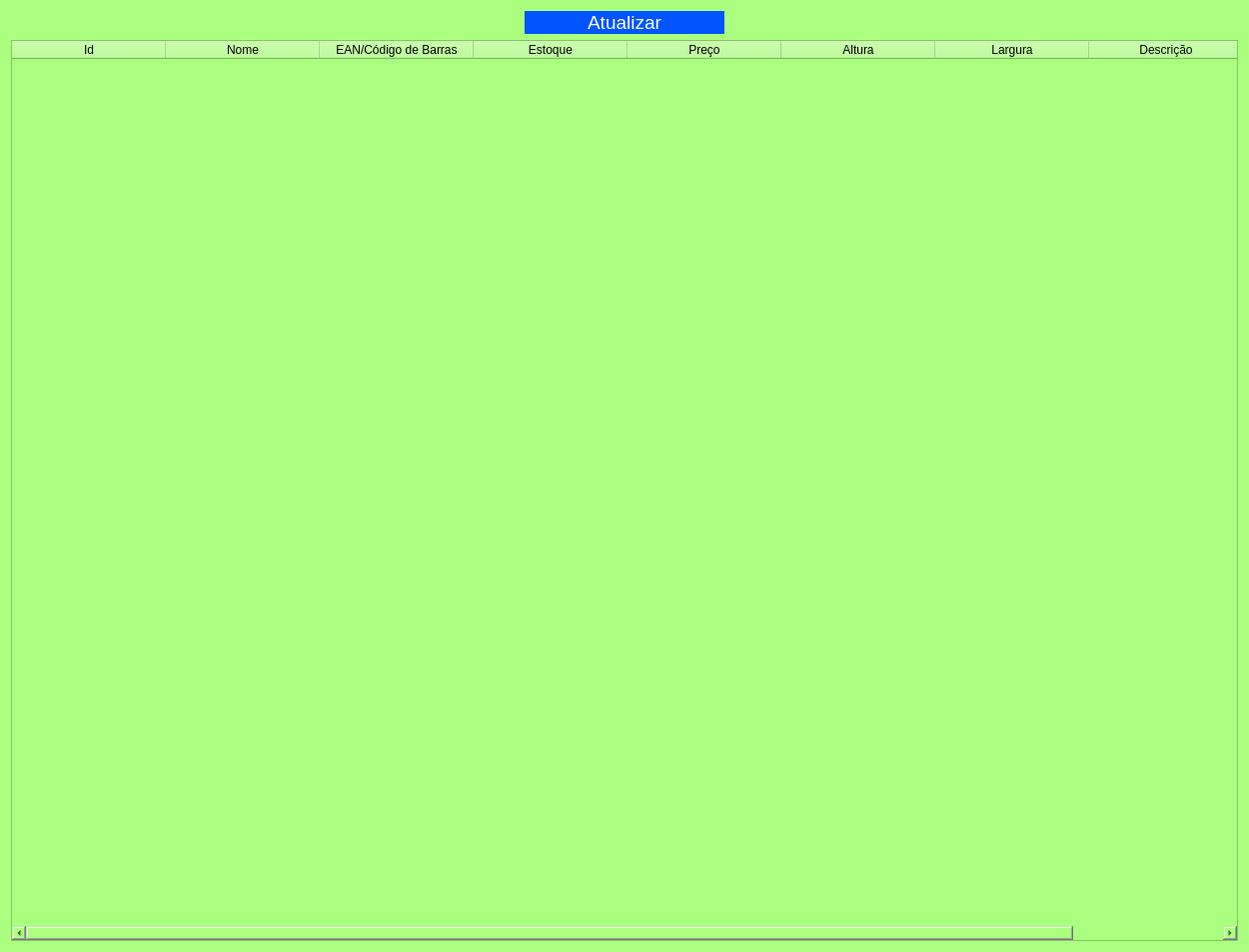
<?xml version="1.0" encoding="UTF-8"?>
<ui version="4.0">
 <class>Form</class>
 <widget class="QWidget" name="Form">
  <property name="enabled">
   <bool>true</bool>
  </property>
  <property name="geometry">
   <rect>
    <x>0</x>
    <y>0</y>
    <width>1250</width>
    <height>953</height>
   </rect>
  </property>
  <property name="minimumSize">
   <size>
    <width>1250</width>
    <height>800</height>
   </size>
  </property>
  <property name="windowTitle">
   <string>Estoque</string>
  </property>
  <property name="autoFillBackground">
   <bool>false</bool>
  </property>
  <property name="styleSheet">
   <string notr="true">background-color: rgb(170, 255, 127);
background-position: center;</string>
  </property>
  <layout class="QVBoxLayout" name="verticalLayout">
   <item>
    <layout class="QHBoxLayout" name="horizontalLayout">
     <property name="sizeConstraint">
      <enum>QLayout::SetDefaultConstraint</enum>
     </property>
     <property name="leftMargin">
      <number>0</number>
     </property>
     <property name="topMargin">
      <number>0</number>
     </property>
     <item>
      <widget class="QPushButton" name="pushButton">
       <property name="sizePolicy">
        <sizepolicy hsizetype="Fixed" vsizetype="Fixed">
         <horstretch>0</horstretch>
         <verstretch>0</verstretch>
        </sizepolicy>
       </property>
       <property name="maximumSize">
        <size>
         <width>200</width>
         <height>200</height>
        </size>
       </property>
       <property name="font">
        <font>
         <family>Segoe UI</family>
         <pointsize>14</pointsize>
         <weight>50</weight>
         <bold>false</bold>
        </font>
       </property>
       <property name="layoutDirection">
        <enum>Qt::LeftToRight</enum>
       </property>
       <property name="styleSheet">
        <string notr="true">background-positon: center;
background-color: rgb(0, 85, 255);
color: rgb(255, 255, 255);
border: no-border;
</string>
       </property>
       <property name="text">
        <string>Atualizar</string>
       </property>
       <property name="checkable">
        <bool>false</bool>
       </property>
       <property name="autoRepeat">
        <bool>false</bool>
       </property>
       <property name="autoDefault">
        <bool>false</bool>
       </property>
       <property name="default">
        <bool>false</bool>
       </property>
       <property name="flat">
        <bool>false</bool>
       </property>
      </widget>
     </item>
    </layout>
   </item>
   <item>
    <widget class="QTableWidget" name="tableWidget">
     <property name="editTriggers">
      <set>QAbstractItemView::DoubleClicked</set>
     </property>
     <property name="showDropIndicator" stdset="0">
      <bool>false</bool>
     </property>
     <property name="dragEnabled">
      <bool>false</bool>
     </property>
     <property name="gridStyle">
      <enum>Qt::SolidLine</enum>
     </property>
     <attribute name="horizontalHeaderVisible">
      <bool>true</bool>
     </attribute>
     <attribute name="horizontalHeaderMinimumSectionSize">
      <number>154</number>
     </attribute>
     <attribute name="horizontalHeaderHighlightSections">
      <bool>true</bool>
     </attribute>
     <attribute name="horizontalHeaderStretchLastSection">
      <bool>true</bool>
     </attribute>
     <attribute name="verticalHeaderVisible">
      <bool>false</bool>
     </attribute>
     <column>
      <property name="text">
       <string>Id</string>
      </property>
     </column>
     <column>
      <property name="text">
       <string>Nome</string>
      </property>
     </column>
     <column>
      <property name="text">
       <string>EAN/Código de Barras</string>
      </property>
     </column>
     <column>
      <property name="text">
       <string>Estoque</string>
      </property>
     </column>
     <column>
      <property name="text">
       <string>Preço</string>
      </property>
     </column>
     <column>
      <property name="text">
       <string>Altura</string>
      </property>
     </column>
     <column>
      <property name="text">
       <string>Largura</string>
      </property>
     </column>
     <column>
      <property name="text">
       <string>Descrição</string>
      </property>
     </column>
    </widget>
   </item>
  </layout>
 </widget>
 <resources/>
 <connections/>
</ui>
